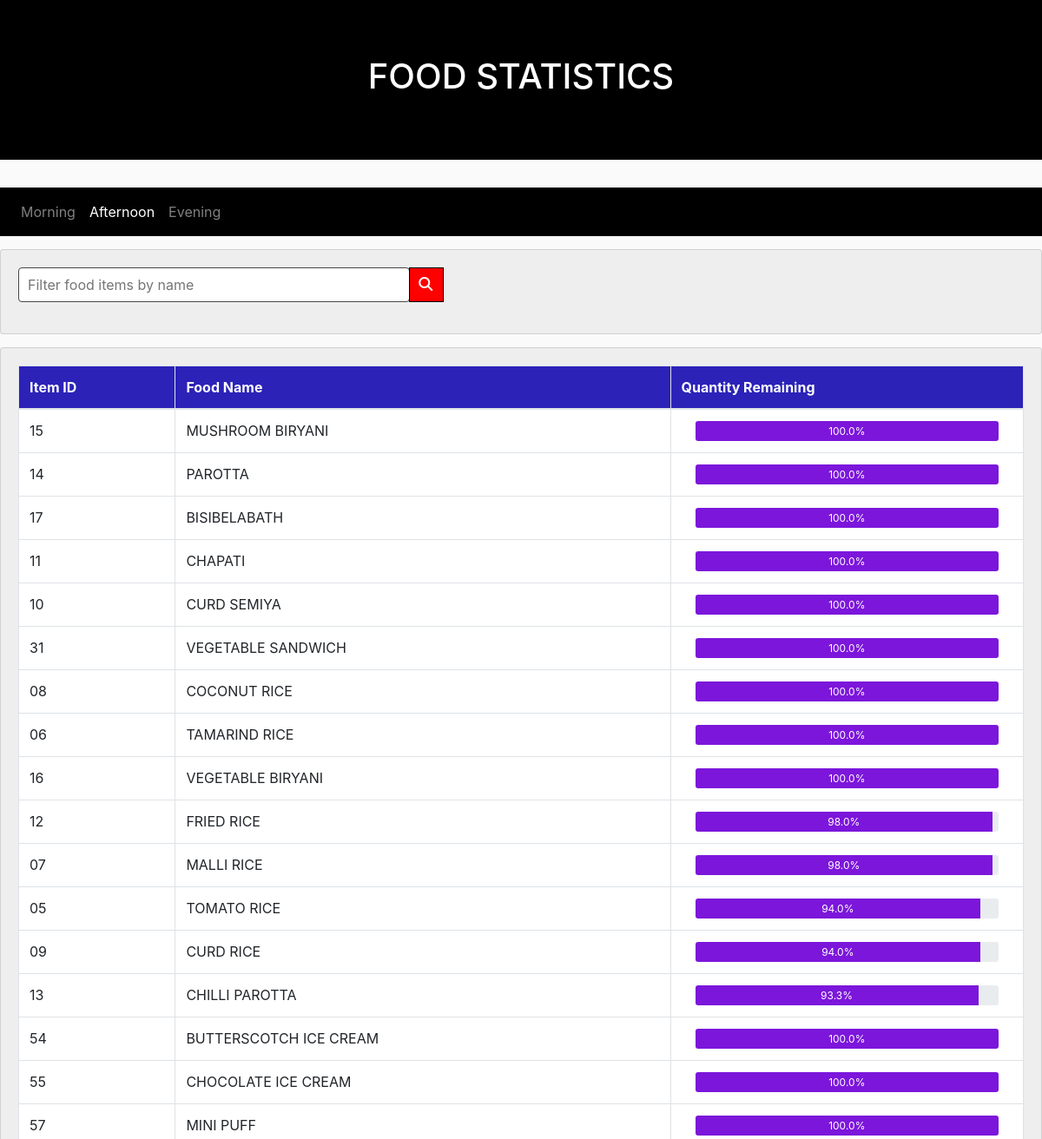
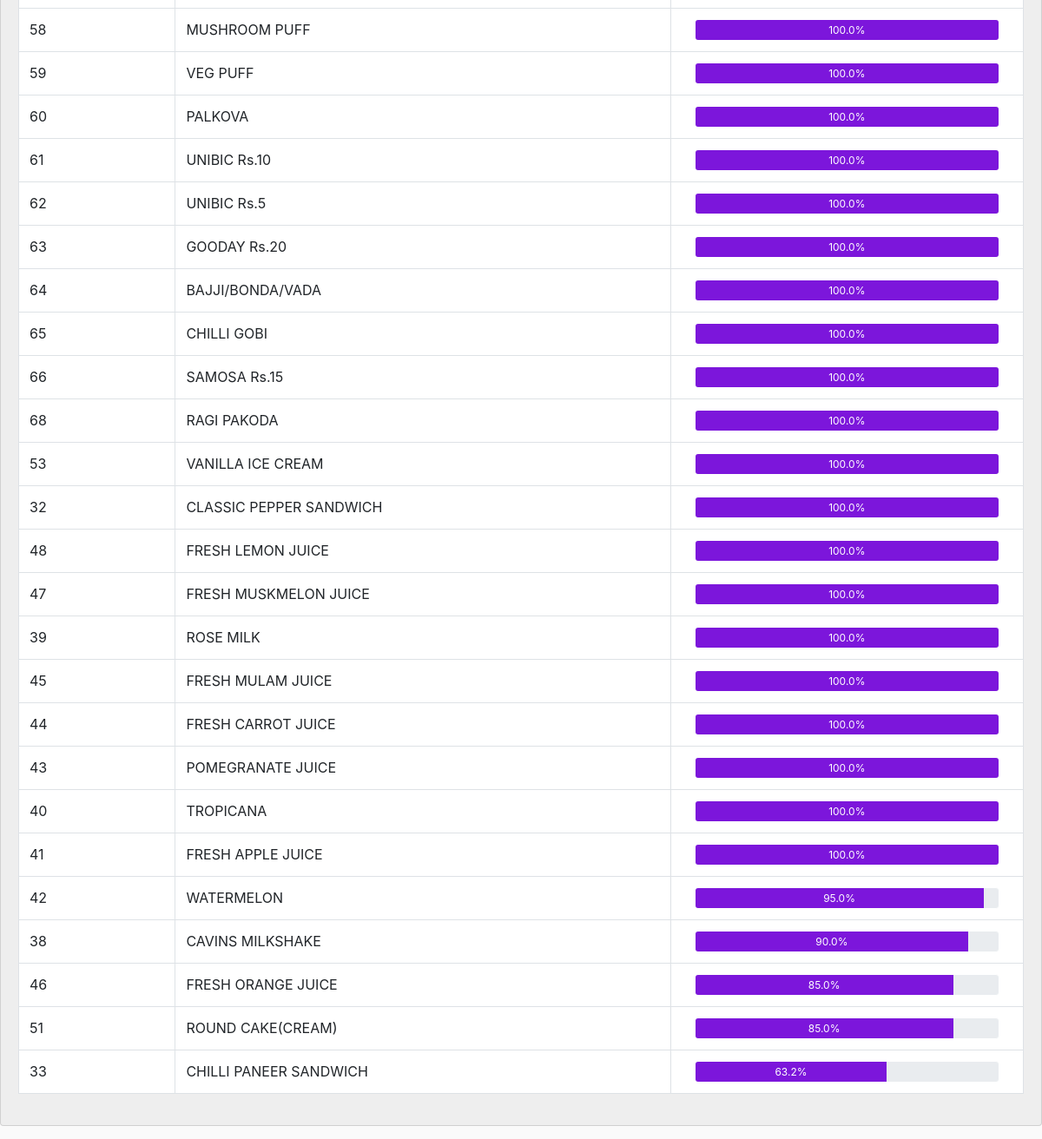
Screenshot of /admin/noon.php?cid=C1 with the database file from the repository (2 pictures, top to bottom).
### tables this page shows
CREATE TABLE `food` (
  `food_id` char(2) NOT NULL,
  `food_name` varchar(150) NOT NULL,
  `food_price` tinyint(3) DEFAULT NULL,
  `initial_qty` tinyint(3) DEFAULT NULL,
  `food_qty` tinyint(3) DEFAULT 0,
  `food_img` varchar(60) DEFAULT NULL,
  `food_status` tinyint(1) DEFAULT 0,
  `session` char(2) NOT NULL,
  `canteen_id` char(2) NOT NULL
);

### admin/noon.php (the view, shortened to what this page needs)
<?php
  include "serverconnect.php";
  $cid=mysqli_real_escape_string($connect,$_GET['cid']);
?>
<!DOCTYPE html>
<html lang="en">
<head>
    <link rel="stylesheet" href="https://maxcdn.bootstrapcdn.com/bootstrap/4.4.1/css/bootstrap.min.css">
</head>
<body>
<div class="jumbotron jumbotron-fluid jcolor">
    <div class="container">
      <h1 class="text-center">FOOD STATISTICS</h1>
    </div>
  </div>
   <nav class="navbar navbar-expand-sm navbar1  navbar-dark ">
    <ul class="navbar-nav">
      <li class="nav-item ">
      <a class="nav-link" href="morning.php?cid=<?php echo $cid; ?>">Morning</a>
      </li>
      <li class="nav-item active">
        <a class="nav-link" href="#">Afternoon</a>
      </li>
      <li class="nav-item">
        <a class="nav-link" href="evening.php?cid=<?php echo $cid; ?>">Evening</a>
      </li>
    </ul>
  </nav>
  <div class="card card1">
    <div class="card-body">
       <div class="row">
           <div class="col-sm-6">
            <div class="input-group mb-3">
                <input  id="search"  class="form1" onkeyup="show(this.value)"   placeholder="Filter food items by name">
                <div class="input-group-append">
                <i class="fas fa-search icon1"></i>
                </div>
              </div>
           </div>
        </div>
   </div>
</div>
<div id="t1">
<?php
  $sql = "SELECT * FROM food where session='AF' and canteen_id='$cid' ORDER BY food_qty DESC";
  $result = mysqli_query($connect, $sql);
  ?>
  <div class="card card1">
    <div class="card-body">
        <table class="table table-bordered">
            <thead>
            <tr>
              <th class="hcol">Item ID</th>
              <th class="hcol">Food Name</th>
              <th  class="hcol">Quantity Remaining</th>
           </tr>
           </thead>
           <tbody>
<?php
  if (mysqli_num_rows($result) > 0){
  while($row = mysqli_fetch_array($result)) {
    $percent=($row['food_qty']/$row['initial_qty'])*100;
    $percent=number_format($percent, 1);
  ?>
    <tr>
             <td><?php echo $row['food_id'];?></td>
             <td><?php echo $row['food_name'];?></td>
             <td>
              <div class="container ">
                <div class="progress progress1">
                  <div class="progress-bar pbar " role="progressbar" aria-valuenow="<?php echo $percent;?>" aria-valuemin="0" aria-valuemax="100" style="width:<?php echo $percent.'%';?>">
                   <?php echo $percent.'%';?>
                  </div>
                </div>
              </div>
              </td>
      </tr>
   <?php
        }
      }
    ?>
</div>
</body>
</html>

### admin/noon.php (style rules this page uses)
.jcolor { background-color:black; color: rgb(255, 255, 255); }
body { background-color: rgb(250, 250, 250); }
.card1 { background-color:rgb(238, 238, 238); color: rgb(32, 30, 30); margin-top:15px; margin-bottom: 15px; }
.navbar1 { background-color:black; }
.hcol { background-color: rgba(35, 25, 182, 0.952); color:white; }
.pbar { background-color: rgba(119, 12, 219, 0.952); }
.progress1 { border: 1px solid rgb(255, 255, 255); height:25px; }
td { background-color: rgb(255, 255, 255); }
.icon1 { border:1px solid black; padding:10px; width:40px; color:white; background-color:red; }
.form1 { display: block; width: 80%; height:40px; padding: 10px ; font-weight: 400; color: black; background-color: rgb(255, 255, 255); background-clip: padding-box; border: 1px solid rgb(71,71,71); border-radius: 4px; }

### rows the page displays
food: food "15", food_name "MUSHROOM BIRYANI", percent "100.0"
food: food "14", food_name "PAROTTA", percent "100.0"
food: food "17", food_name "BISIBELABATH", percent "100.0"
food: food "11", food_name "CHAPATI", percent "100.0"
food: food "10", food_name "CURD SEMIYA", percent "100.0"
food: food "31", food_name "VEGETABLE SANDWICH", percent "100.0"
food: food "08", food_name "COCONUT RICE", percent "100.0"
food: food "06", food_name "TAMARIND RICE", percent "100.0"
food: food "16", food_name "VEGETABLE BIRYANI", percent "100.0"
food: food "12", food_name "FRIED RICE", percent "98.0"
food: food "07", food_name "MALLI RICE", percent "98.0"
food: food "05", food_name "TOMATO RICE", percent "94.0"
food: food "09", food_name "CURD RICE", percent "94.0"
food: food "13", food_name "CHILLI PAROTTA", percent "93.3"
food: food "54", food_name "BUTTERSCOTCH ICE CREAM", percent "100.0"
food: food "55", food_name "CHOCOLATE ICE CREAM", percent "100.0"
food: food "57", food_name "MINI PUFF", percent "100.0"
food: food "58", food_name "MUSHROOM PUFF", percent "100.0"
food: food "59", food_name "VEG PUFF", percent "100.0"
food: food "60", food_name "PALKOVA", percent "100.0"
food: food "61", food_name "UNIBIC Rs.10", percent "100.0"
food: food "62", food_name "UNIBIC Rs.5", percent "100.0"
food: food "63", food_name "GOODAY Rs.20", percent "100.0"
food: food "64", food_name "BAJJI/BONDA/VADA", percent "100.0"
food: food "65", food_name "CHILLI GOBI", percent "100.0"
food: food "66", food_name "SAMOSA Rs.15", percent "100.0"
food: food "68", food_name "RAGI PAKODA", percent "100.0"
food: food "53", food_name "VANILLA ICE CREAM", percent "100.0"
food: food "32", food_name "CLASSIC PEPPER SANDWICH", percent "100.0"
food: food "48", food_name "FRESH LEMON JUICE", percent "100.0"
food: food "47", food_name "FRESH MUSKMELON JUICE", percent "100.0"
food: food "39", food_name "ROSE MILK", percent "100.0"
food: food "45", food_name "FRESH MULAM JUICE", percent "100.0"
food: food "44", food_name "FRESH CARROT JUICE", percent "100.0"
food: food "43", food_name "POMEGRANATE JUICE", percent "100.0"
food: food "40", food_name "TROPICANA", percent "100.0"
food: food "41", food_name "FRESH APPLE JUICE", percent "100.0"
food: food "42", food_name "WATERMELON", percent "95.0"
food: food "38", food_name "CAVINS MILKSHAKE", percent "90.0"
food: food "46", food_name "FRESH ORANGE JUICE", percent "85.0"
food: food "51", food_name "ROUND CAKE(CREAM)", percent "85.0"
food: food "33", food_name "CHILLI PANEER SANDWICH", percent "63.2"
